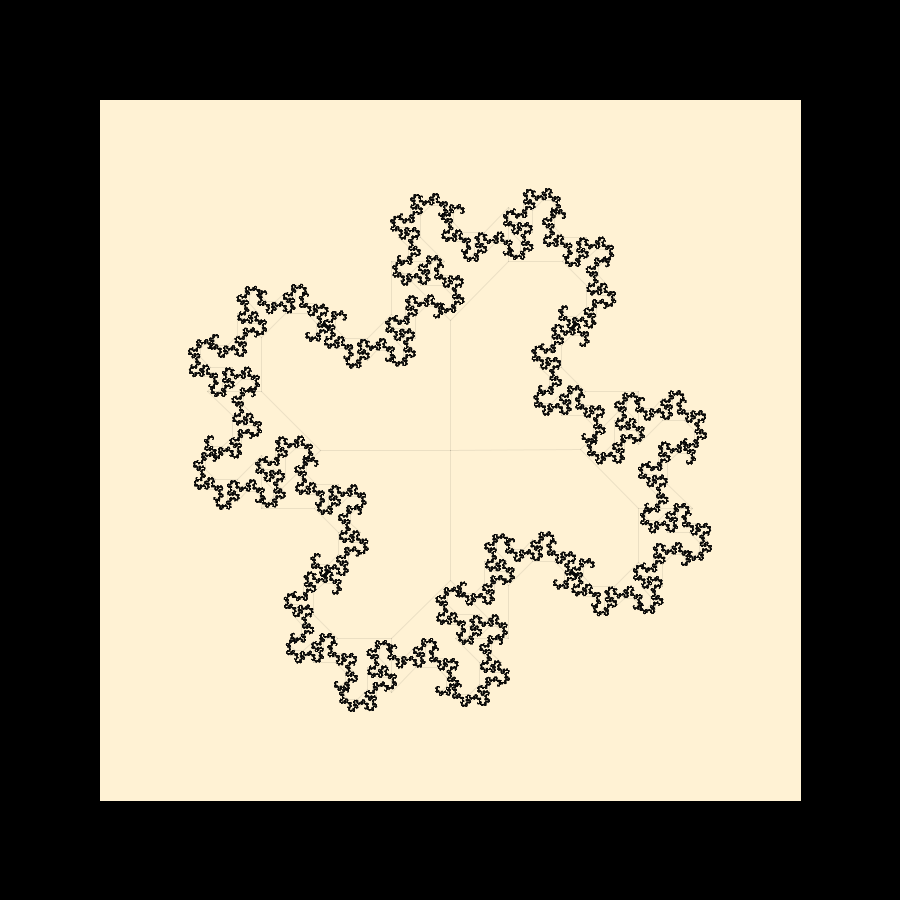
Frame 1 (no input)
Frame 60 (the mouse pressed at the canvas centre just before this capture): identical to frame 1, image omitted
Frame 120 (the mouse held since frame 60 and released just before this capture): identical to frame 1, image omitted

The Processing sketch that drew this single still picture (run headless with seeded random() and noise(); from frame 60 on, the mouse is pressed at the canvas centre):

// Processing sketch: fractal_07
// ── fractal_07.pde
// java version of the fractal root whorl
Whorl mainwhorl;

// the binary root that grows
class Root{
  float x,y,r,br,lim,a,ba;
  Root ltroot,rtroot;
  
  Root(float x,float y,float r,float br,float a,float ba){
    this.x=x;
    this.y=y;
    this.r=r;
    this.br=br;
    this.a=a;
    this.ba=ba;
    this.ltroot=null;
    this.rtroot=null;
  }
  
  void grow(int c){
    if(c<=0){
      return;
    }
    float x1=this.x+this.r*cos(this.a);
    float y1=this.y-this.r*sin(this.a);
    line(this.x,this.y,x1,y1);
    this.ltroot=new Root(x1,y1,this.br*this.r,pow(-1,c+1)*this.br,this.a+this.ba,pow(-1,c)*this.ba);
    this.rtroot=new Root(x1,y1,this.br*this.r,pow(-1,c)*this.br,this.a-this.ba,pow(-1,c+1)*this.ba);
    this.ltroot.grow(c-1);
    this.rtroot.grow(c-1);
  }
}

class Whorl{
  ArrayList<Root> roots;
  
  Whorl(float x,float y,float n,float di,float fr,float fa){
    this.roots=new ArrayList<Root>();
    float angle=2*PI/n;
    for(int i=0;i<n;i++){
      //this.roots.add(new Root(x,y,di,fr,i*angle,fa));
      this.roots.add(new Root(x,y,di,fr,i*angle+PI/2,fa));
    }
  }
  
  void proliferate(){
    for(Root root:roots){
      root.grow(18);
    }
  }
}

void setup(){
  size(900,900);
  background(0);
  fill(255,242,212);
  rectMode(CENTER);
  rect(width/2,height/2,702,702);
  stroke(0,0,0,20);
  noFill();
  smooth();
  mainwhorl=new Whorl(width/2,height/2,4,130,0.64,PI/4); // v0.8
  mainwhorl.proliferate();
}

void draw(){}

String rndstr(int n){
  StringBuffer sb=new StringBuffer();
  for(int i=0;i<n;i++){
    char rc=(char)int(random(65,90.1));
    sb.append(rc);
  }
  return sb.toString();
}

void keyPressed(){
  if(key=='q'){
    println("bye!");
    exit();
  }else if(key=='s'){
    String fn="img/fractalroot_"+rndstr(8)+".png";
    println("saving to file: "+fn);
    save(fn);
  }
}
